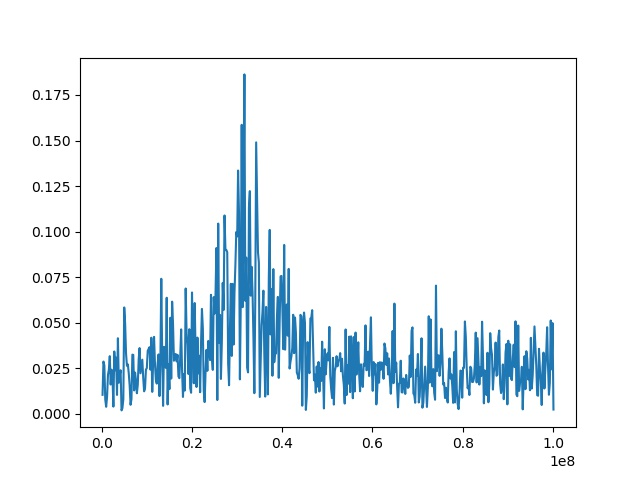

The script that drew this image:
import os

import scipy.io as sio
import matplotlib.pyplot as plt
import numpy.fft as fft


def main():
    path = '//nas.ads.mwn.de/TUZE/wsi/e24/ReinhardLab/data_setup_nv1/190218_d06_longterm_phase_oscillation'
    index = 123
    file = 'pulsed.{}.mat'.format(index)
    taus, zs = load_data(file, path)

    plot_pulsed(taus, zs, index)

    fft_taus, fft_zs = calc_fft(taus, zs)

    plot_fft(fft_taus, fft_zs, index)


def plot_fft(fft_taus, fft_zs, index):
    plt.close('all')
    plt.plot(fft_taus[1:], abs(fft_zs[1:]))
    plt.savefig('fft_pulsed_{}.jpg'.format(index))


def calc_fft(taus, zs):
    fft_zs = fft.rfft(zs)
    fft_taus = fft.rfftfreq(n=len(taus), d=(taus[-1] - taus[-2]) * 1e-9)
    return fft_taus, fft_zs


def plot_pulsed(taus, zs, index):
    plt.close('all')
    plt.plot(taus, zs)
    plt.savefig('pulsed_{}.jpg'.format(index), dpi=300)
    # plt.show()


def load_data(file, path):
    data = sio.loadmat(os.path.join(path, file))
    taus = data['taus'][0]
    zs = data['zs'][0]
    return taus, zs


if __name__ == '__main__':
    main()
